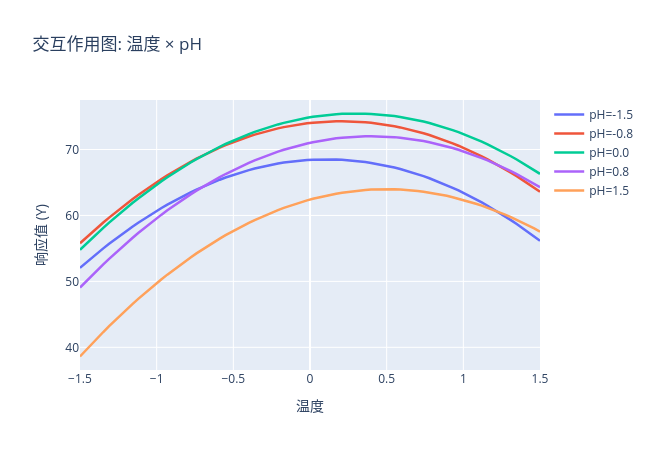

The notebook cell saved with this chart:
### Code cell
viz.interaction_plot(0, 1)
